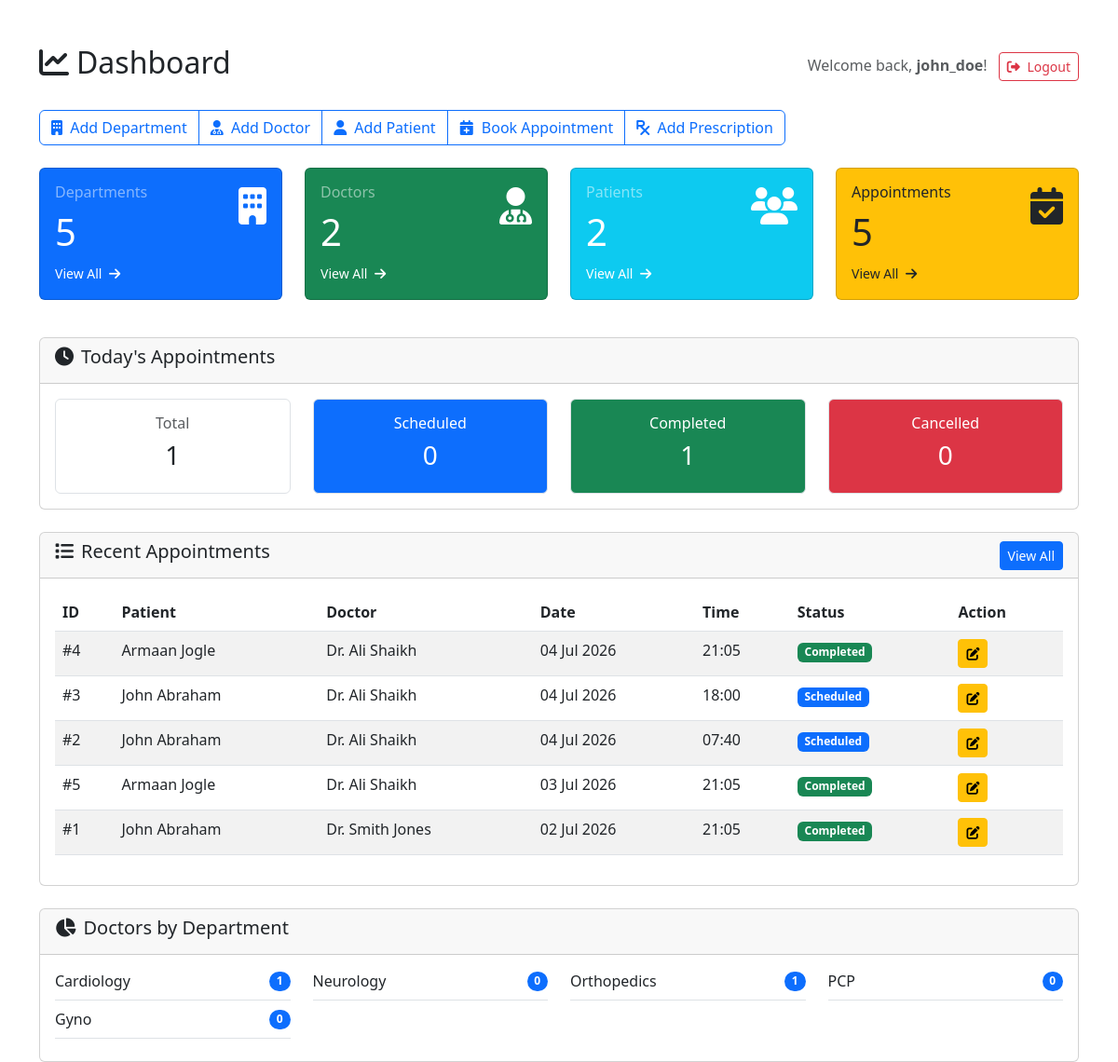
The page /admin-dashboard/ (signed in) on the database its author committed.
### appointments/models.py (models this page shows, shortened)
class Appointment(models.Model):
    STATUS_CHOICES = (
        ('Scheduled', 'Scheduled'),
        ('Completed', 'Completed'),
        ('Cancelled', 'Cancelled'),
    )
    appointment_id = models.AutoField(primary_key=True)
    patient = models.ForeignKey(Patient, on_delete=models.CASCADE, related_name='appointments')
    doctor = models.ForeignKey(Doctor, on_delete=models.CASCADE, related_name='appointments')
    appointment_date = models.DateField()
    appointment_time = models.TimeField()
    status = models.CharField(max_length=20, choices=STATUS_CHOICES, default='Scheduled')
    remarks = models.TextField(blank=True, null=True)
    class Meta:
        ordering = ['appointment_date', 'appointment_time']

### patients/models.py (models this page shows, shortened)
class Patient(models.Model):
    GENDER_CHOICES = (
        ('M', 'Male'),
        ('F', 'Female'),
        ('O', 'Other'),
    )
    BLOOD_GROUP_CHOICES = (
        ('A+', 'A+'), ('A-', 'A-'),
        ('B+', 'B+'), ('B-', 'B-'),
        ('AB+', 'AB+'), ('AB-', 'AB-'),
        ('O+', 'O+'), ('O-', 'O-'),
    )
    patient_id = models.AutoField(primary_key=True)
    user = models.OneToOneField(User, on_delete=models.CASCADE, related_name='patient_profile')
    first_name = models.CharField(max_length=50)
    last_name = models.CharField(max_length=50)
    gender = models.CharField(max_length=1, choices=GENDER_CHOICES)
    age = models.PositiveIntegerField()
    blood_group = models.CharField(max_length=3, choices=BLOOD_GROUP_CHOICES, blank=True, null=True)
    email = models.EmailField(unique=True)
    phone = models.CharField(max_length=15)
    address = models.TextField(blank=True, null=True)
    profile_image = models.ImageField(upload_to='patient_profiles/', blank=True, null=True)
    created_at = models.DateTimeField(auto_now_add=True)
    class Meta:
        ordering = ['-created_at']

### doctors/models.py (models this page shows, shortened)
class Doctor(models.Model):
    doctor_id = models.AutoField(primary_key=True)
    user = models.OneToOneField(User, on_delete=models.CASCADE, related_name='doctor_profile')
    first_name = models.CharField(max_length=50)
    last_name = models.CharField(max_length=50)
    email = models.EmailField(unique=True)
    phone = models.CharField(max_length=15)
    specialization = models.CharField(max_length=100)
    experience = models.IntegerField()  # years of experience
    department = models.ForeignKey(Department, on_delete=models.CASCADE, related_name='doctors')
    profile_image = models.ImageField(upload_to='doctor_profiles/', blank=True, null=True)
    joining_date = models.DateField(auto_now_add=True)
    class Meta:
        ordering = ['-joining_date']

### departments/models.py (models this page shows, shortened)
class Department(models.Model):
    department_name = models.CharField(max_length=100, unique=True)
    description = models.TextField(blank=True, null=True)
    class Meta:
        verbose_name_plural = "Departments"

### accounts/views.py (the view)
# urls.py: path('admin-dashboard/', views.admin_dashboard, name='admin_dashboard'),
@login_required
def admin_dashboard(request):
    total_doctors = Doctor.objects.count()
    total_patients = Patient.objects.count()
    total_departments = Department.objects.count()
    total_appointments = Appointment.objects.count()
    today = date.today()
    today_appointments = Appointment.objects.filter(appointment_date=today)
    today_scheduled = today_appointments.filter(status='Scheduled').count()
    today_completed = today_appointments.filter(status='Completed').count()
    today_cancelled = today_appointments.filter(status='Cancelled').count()
    recent_appointments = Appointment.objects.all().select_related('patient', 'doctor').order_by('-appointment_date', '-appointment_time')[:10]
    departments_with_counts = Department.objects.annotate(
        doctor_count=Count('doctors')
    ).values('department_name', 'doctor_count')
    context = {
        'role': 'Admin',
        'total_doctors': total_doctors,
        'total_patients': total_patients,
        'total_departments': total_departments,
        'total_appointments': total_appointments,
        'today_scheduled': today_scheduled,
        'today_completed': today_completed,
        'today_cancelled': today_cancelled,
        'today_appointments_total': today_appointments.count(),
        'recent_appointments': recent_appointments,
        'departments_with_counts': departments_with_counts,
    }
    return render(request, 'dashboards/admin_dashboard.html', context)

### templates/dashboards/admin_dashboard.html (shortened to what this page needs)
{% extends 'base.html' %}
{% load static %}
{% block content %}
<div class="d-flex justify-content-between align-items-center mb-4">
    <h2><i class="fas fa-chart-line me-2"></i>Dashboard</h2>
    <div>
        <span class="text-muted">Welcome back, <strong>{{ request.user.username }}</strong>!</span>
        <a href="{% url 'accounts:logout' %}" class="btn btn-sm btn-outline-danger ms-2">
            <i class="fas fa-sign-out-alt me-1"></i> Logout
        </a>
    </div>
</div>
<div class="row mb-4">
    <div class="col-12">
        <div class="btn-group" role="group">
            <a href="{% url 'departments:add' %}" class="btn btn-outline-primary">
                <i class="fas fa-building me-1"></i> Add Department
            </a>
            <a href="{% url 'doctors:add' %}" class="btn btn-outline-primary">
                <i class="fas fa-user-md me-1"></i> Add Doctor
            </a>
            <a href="{% url 'patients:add' %}" class="btn btn-outline-primary">
                <i class="fas fa-user me-1"></i> Add Patient
            </a>
            <a href="{% url 'appointments:add' %}" class="btn btn-outline-primary">
                <i class="fas fa-calendar-plus me-1"></i> Book Appointment
            </a>
            <a href="{% url 'prescriptions:add' %}" class="btn btn-outline-primary">
                <i class="fas fa-prescription me-1"></i> Add Prescription
            </a>
        </div>
    </div>
</div>
<div class="row mb-4">
    <div class="col-md-3 col-sm-6 mb-3">
        <div class="card bg-primary text-white h-100">
            <div class="card-body">
                <div class="d-flex justify-content-between">
                    <div>
                        <h6 class="card-title text-white-50">Departments</h6>
                        <h2 class="display-6">{{ total_departments }}</h2>
                    </div>
                    <div class="display-6">
                        <i class="fas fa-building"></i>
                    </div>
                </div>
                <a href="{% url 'departments:list' %}" class="text-white text-decoration-none small">
                    View All <i class="fas fa-arrow-right ms-1"></i>
                </a>
            </div>
        </div>
    </div>
    <div class="col-md-3 col-sm-6 mb-3">
        <div class="card bg-success text-white h-100">
            <div class="card-body">
                <div class="d-flex justify-content-between">
                    <div>
                        <h6 class="card-title text-white-50">Doctors</h6>
                        <h2 class="display-6">{{ total_doctors }}</h2>
                    </div>
                    <div class="display-6">
                        <i class="fas fa-user-md"></i>
                    </div>
                </div>
                <a href="{% url 'doctors:list' %}" class="text-white text-decoration-none small">
                    View All <i class="fas fa-arrow-right ms-1"></i>
                </a>
            </div>
        </div>
    </div>
    <div class="col-md-3 col-sm-6 mb-3">
        <div class="card bg-info text-white h-100">
            <div class="card-body">
                <div class="d-flex justify-content-between">
                    <div>
                        <h6 class="card-title text-white-50">Patients</h6>
                        <h2 class="display-6">{{ total_patients }}</h2>
                    </div>
                    <div class="display-6">
                        <i class="fas fa-users"></i>
                    </div>
                </div>
                <a href="{% url 'patients:list' %}" class="text-white text-decoration-none small">
                    View All <i class="fas fa-arrow-right ms-1"></i>
                </a>
            </div>
        </div>
    </div>
    <div class="col-md-3 col-sm-6 mb-3">
        <div class="card bg-warning text-dark h-100">
            <div class="card-body">
                <div class="d-flex justify-content-between">
                    <div>
                        <h6 class="card-title text-dark-50">Appointments</h6>
                        <h2 class="display-6">{{ total_appointments }}</h2>
                    </div>
                    <div class="display-6">
                        <i class="fas fa-calendar-check"></i>
                    </div>
                </div>
                <a href="{% url 'appointments:list' %}" class="text-dark text-decoration-none small">
                    View All <i class="fas fa-arrow-right ms-1"></i>
                </a>
            </div>
        </div>
    </div>
</div>
<div class="row mb-4">
    <div class="col-12">
        <div class="card">
            <div class="card-header">
                <h5><i class="fas fa-clock me-2"></i>Today's Appointments</h5>
            </div>
            <div class="card-body">
                <div class="row text-center">
                    <div class="col-md-3">
                        <div class="border rounded p-3">
                            <h6 class="text-muted">Total</h6>
                            <h3>{{ today_appointments_total }}</h3>
                        </div>
                    </div>
                    <div class="col-md-3">
                        <div class="border rounded p-3 bg-primary text-white">
                            <h6>Scheduled</h6>
                            <h3>{{ today_scheduled }}</h3>
                        </div>
                    </div>
                    <div class="col-md-3">
                        <div class="border rounded p-3 bg-success text-white">
                            <h6>Completed</h6>
                            <h3>{{ today_completed }}</h3>
                        </div>
                    </div>
                    <div class="col-md-3">
                        <div class="border rounded p-3 bg-danger text-white">
                            <h6>Cancelled</h6>
                            <h3>{{ today_cancelled }}</h3>
                        </div>
                    </div>
                </div>
            </div>
        </div>
    </div>
</div>
<div class="row">
    <div class="col-12">
        <div class="card">
            <div class="card-header d-flex justify-content-between align-items-center">
                <h5><i class="fas fa-list me-2"></i>Recent Appointments</h5>
                <a href="{% url 'appointments:list' %}" class="btn btn-sm btn-primary">View All</a>
            </div>
            <div class="card-body">
                <div class="table-responsive">
                    <table class="table table-striped table-hover">
                        <thead>
                            <tr>
                                <th>ID</th>
                                <th>Patient</th>
                                <th>Doctor</th>
                                <th>Date</th>
                                <th>Time</th>
                                <th>Status</th>
                                <th>Action</th>
                            </tr>
                        </thead>
                        <tbody>
                            {% for appointment in recent_appointments %}
                            <tr>
                                <td>#{{ appointment.appointment_id }}</td>
                                <td>{{ appointment.patient.first_name }} {{ appointment.patient.last_name }}</td>
                                <td>Dr. {{ appointment.doctor.first_name }} {{ appointment.doctor.last_name }}</td>
                                <td>{{ appointment.appointment_date|date:"d M Y" }}</td>
                                <td>{{ appointment.appointment_time|time:"H:i" }}</td>
                                <td>
                                    <span class="badge {% if appointment.status == 'Scheduled' %}bg-primary{% elif appointment.status == 'Completed' %}bg-success{% else %}bg-danger{% endif %}">
                                        {{ appointment.status }}
                                    </span>
                                </td>
                                <td>
                                    <a href="{% url 'appointments:edit' appointment.pk %}" class="btn btn-sm btn-warning">
                                        <i class="fas fa-edit"></i>
                                    </a>
                                </td>
                            </tr>
                            {% empty %}
                            <tr>
                                <td colspan="7" class="text-center">No appointments found.</td>
                            </tr>
                            {% endfor %}
                        </tbody>
                    </table>
                </div>
            </div>
        </div>
    </div>
</div>
{% if departments_with_counts %}
<div class="row mt-4">
    <div class="col-12">
        <div class="card">
            <div class="card-header">
                <h5><i class="fas fa-chart-pie me-2"></i>Doctors by Department</h5>
            </div>
            <div class="card-body">
                <div class="row">
                    {% for dept in departments_with_counts %}
                    <div class="col-md-3 col-sm-6 mb-2">
                        <div class="d-flex justify-content-between align-items-center border-bottom pb-2">
                            <span>{{ dept.department_name }}</span>
                            <span class="badge bg-primary rounded-pill">{{ dept.doctor_count }}</span>
                        </div>
                    </div>
                    {% endfor %}
                </div>
            </div>
        </div>
    </div>
</div>
{% endif %}
{% endblock %}

### rows shown on the page
Appointment: appointment_id "4", patient.first_name "Armaan", patient.last_name "Jogle", doctor.first_name "Ali", doctor.last_name "Shaikh", appointment_date "04 Jul 2026", appointment_time "21:05", status "Completed"
Appointment: appointment_id "3", patient.first_name "John", patient.last_name "Abraham", doctor.first_name "Ali", doctor.last_name "Shaikh", appointment_date "04 Jul 2026", appointment_time "18:00", status "Scheduled"
Appointment: appointment_id "2", patient.first_name "John", patient.last_name "Abraham", doctor.first_name "Ali", doctor.last_name "Shaikh", appointment_date "04 Jul 2026", appointment_time "07:40", status "Scheduled"
Appointment: appointment_id "5", patient.first_name "Armaan", patient.last_name "Jogle", doctor.first_name "Ali", doctor.last_name "Shaikh", appointment_date "03 Jul 2026", appointment_time "21:05", status "Completed"
Appointment: appointment_id "1", patient.first_name "John", patient.last_name "Abraham", doctor.first_name "Smith", doctor.last_name "Jones", appointment_date "02 Jul 2026", appointment_time "21:05", status "Completed"
Department: department_name "Cardiology", doctor_count "1"
Department: department_name "Neurology", doctor_count "0"
Department: department_name "PCP", doctor_count "0"
Department: department_name "Gyno", doctor_count "0"

### other values the page prints
{{ request.user.username }} "john_doe"
{{ total_departments }} "5"
{{ total_doctors }} "2"
{{ total_patients }} "2"
{{ total_appointments }} "5"
{{ today_appointments_total }} "1"
{{ today_scheduled }} "0"
{{ today_completed }} "1"
{{ today_cancelled }} "0"
{{ dept.department_name }} "Orthopedics"
{{ dept.doctor_count }} "1"
